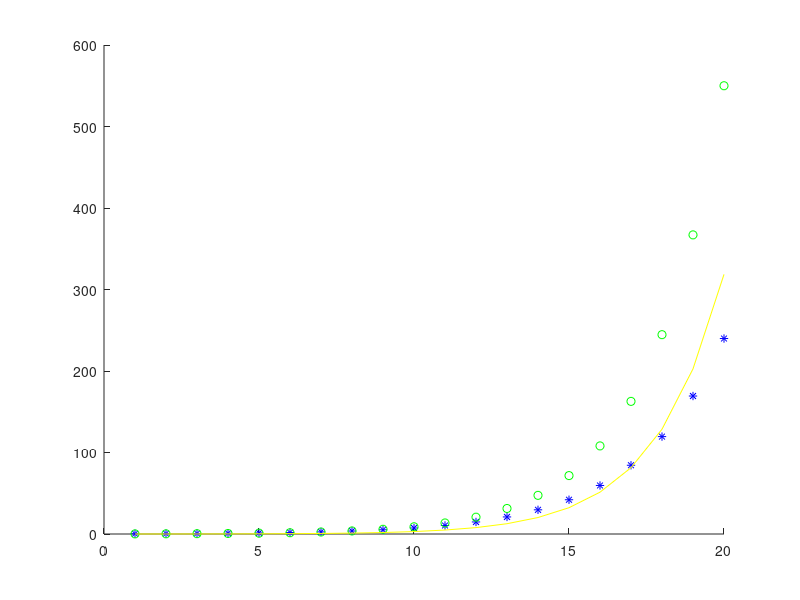

Write MATLAB code to recreate this figure.
%% RQ_1311073_1110859
% Reactores con reciclo.
%Carlos Pereira   %Carnet. 13_11073
%Oscar Reyes      %Carnet. 11_10859

clc; clear all; %Limpiar pantalla
format short g;  %Formato

%% Inicialmente, definimos las variables a introducir:
global k1 k2 vo Cao Vtac Fao tao tao2

% Datos generales del reactor:
k1=0.15;
k2=0.06;
vo=5;
Cao=0.1;
Vtac=10;
Fao=Cao*vo;
tao=Vtac/vo;
R=0.5;
 tipo_RQ=1; %(Tipo TAC)
% tipo_RQ=2; %(Tipo FPI)

if tipo_RQ==1
    % Balances de Masa para un TAC (A->B->C)
    %Comp A, B y C:
    Fa1=(Fao)/(1+k1*tao);
    Fb1=(k1*Fa1*tao)/(1+k2*tao);
    Fc1=k2*Fb1*tao;   
    %Flujos sin reciclo como flujos de entrada
    Fa0=Fa1;
    Fb0=Fb1;
    Fc0=Fc1;
    tol=0.1;
    
    %TAC con reciclo
    v=vo*(1+R);
    tao2=Vtac/v;    
    %resuelvo el TAC por primera vez con reciclo
    Fa2=Fa0/(1+k1*tao2);
    Fb2=(Fb0+Fa2*(k1*tao2))/(1+k2*tao2);
    Fc2=Fc0+(k2*tao2*Fb2);
    Fi=[Fa2,Fb2,Fc2];       %Vector de flujos iniciales(con reciclo)
 
    Flujos_iter=[Fi];  
    k=1;
    while tol>0.01

        %Ecuacion de reciclo:
        Fa1=Fa0+(R*Fa2);
        Fb1=Fb0+(R*Fb2);
        Fc1=Fc0+(R*Fc2);
        
        %Nuevos Flujos de entrada con reciclo
        Fa0=Fa1;
        Fb0=Fb1;
        Fc0=Fc1;
        
        %Resolucion del TAC por segunda vez
        Fa2=Fa0/(1+k1*tao2);
        Fb2=(Fb0+Fa2*(k1*tao2))/(1+k2*tao2);
        Fc2=Fc0+(k2*tao2*Fb2);
        Fk=[Fa2,Fb2,Fc2];              %Vector de flujos iter.k(con reciclo)
        Flujos_iter=[Flujos_iter; Fk]; %Tabla de flujos para cada iteracion.    
 
        %Calculo tolerancia
        tol=max(abs((Flujos_iter(k,:)-Flujos_iter(k+1,:))));
        k=k+1;
        if k>=20
            break
        end
    end
    Convergencia_iteracion=k
    Flujos_iter
    Flujos_salida=Flujos_iter(end,:)

    hold on
    plot([1:k],Flujos_iter(:,1),'*b')
    plot([1:k],Flujos_iter(:,2),'og')
    plot([1:k],Flujos_iter(:,3),'-y')
    
elseif tipo_RQ==2
    % Balances de Masa para un FPI(A->B->C)
    %Comp A, B y C:
    %@SED_1311073_1110859 BALANCES DE A,B y C. REACTOR FPI.
    FiInicial=[Fao 0 0];
    [Volumen,Fi1]=ode45('SED_1311073_1110859',[0 10],FiInicial);
        %Flujos sin reciclo como flujos de entrada
    Fa0=Fi1(end,1);
    Fb0=Fi1(end,2);
    Fc0=Fi1(end,3);
    Fi0=[Fa0 Fb0 Fc0]
    tol=0.1;
    
    %FPI con reciclo
    v=vo*(1+R);
    tao2=Vtac/v;    
    %resuelvo el FPI por primera vez con reciclo
    [Volumen,Fi2]=ode45('SED_1311073_1110859',[0 10],Fi0);
    %Vector de flujos iniciales(con reciclo)
    Fi2=[Fi2(end,1),Fi2(end,2),Fi2(end,3)];       
    
    Flujos_iter=[Fi2];  
    k=1;
    while tol>0.01

        %Ecuacion de reciclo:
        Fa1=Fa0+(R*Fi0(1));
        Fb1=Fb0+(R*Fi0(2));
        Fc1=Fc0+(R*Fi0(3));
        
        %Nuevos Flujos de entrada con reciclo
        Fa0=Fa1;
        Fb0=Fb1;
        Fc0=Fc1;
        
        %Resolucion del TAC por segunda vez
        [Volumen,Fi2]=ode45('SED_1311073_1110859',[0 10],[Fa0,Fb0,Fc0]);
        Fk=[Fi2(end,1),Fi2(end,2),Fi2(end,3)];     %Vector de flujos iter.k(con reciclo)
        Flujos_iter=[Flujos_iter; Fk];             %Tabla de flujos para cada iteracion.    
 
        %Calculo tolerancia
        tol=max(abs(((Flujos_iter(k,:)-Flujos_iter(k+1,:))/Flujos_iter(k+1,:))));
        k=k+1;
        if k>=50
            break
        end
    end
    Convergencia_iteracion=k
    Flujos_iter
    Flujos_salida=Flujos_iter(end,:)

    hold on
    plot([1:k],Flujos_iter(:,1),'*b')
    plot([1:k],Flujos_iter(:,2),'og')
    plot([1:k],Flujos_iter(:,3),'-y')    
end
